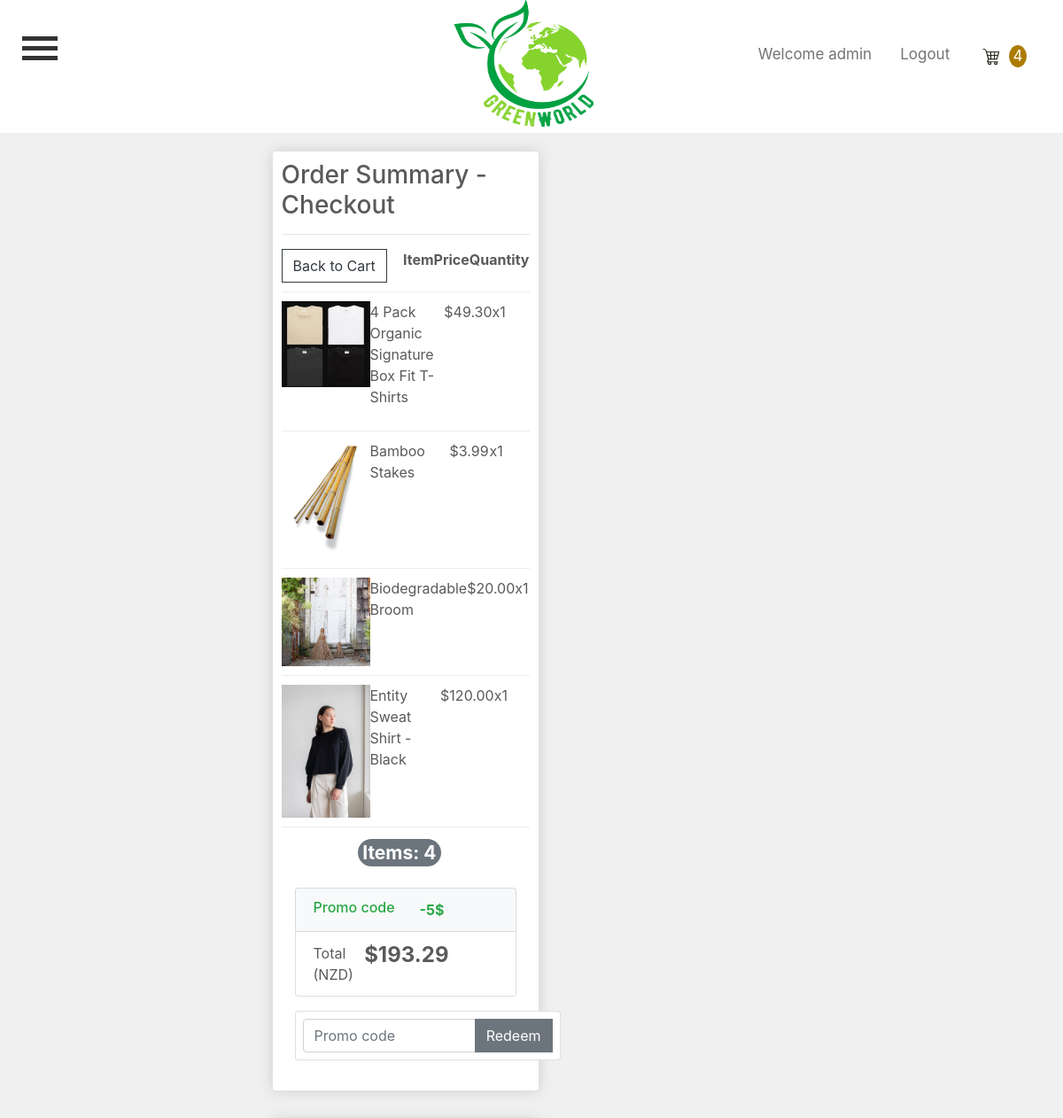
/checkout/ (signed in, upper part), run on an earlier commit of the app's database.
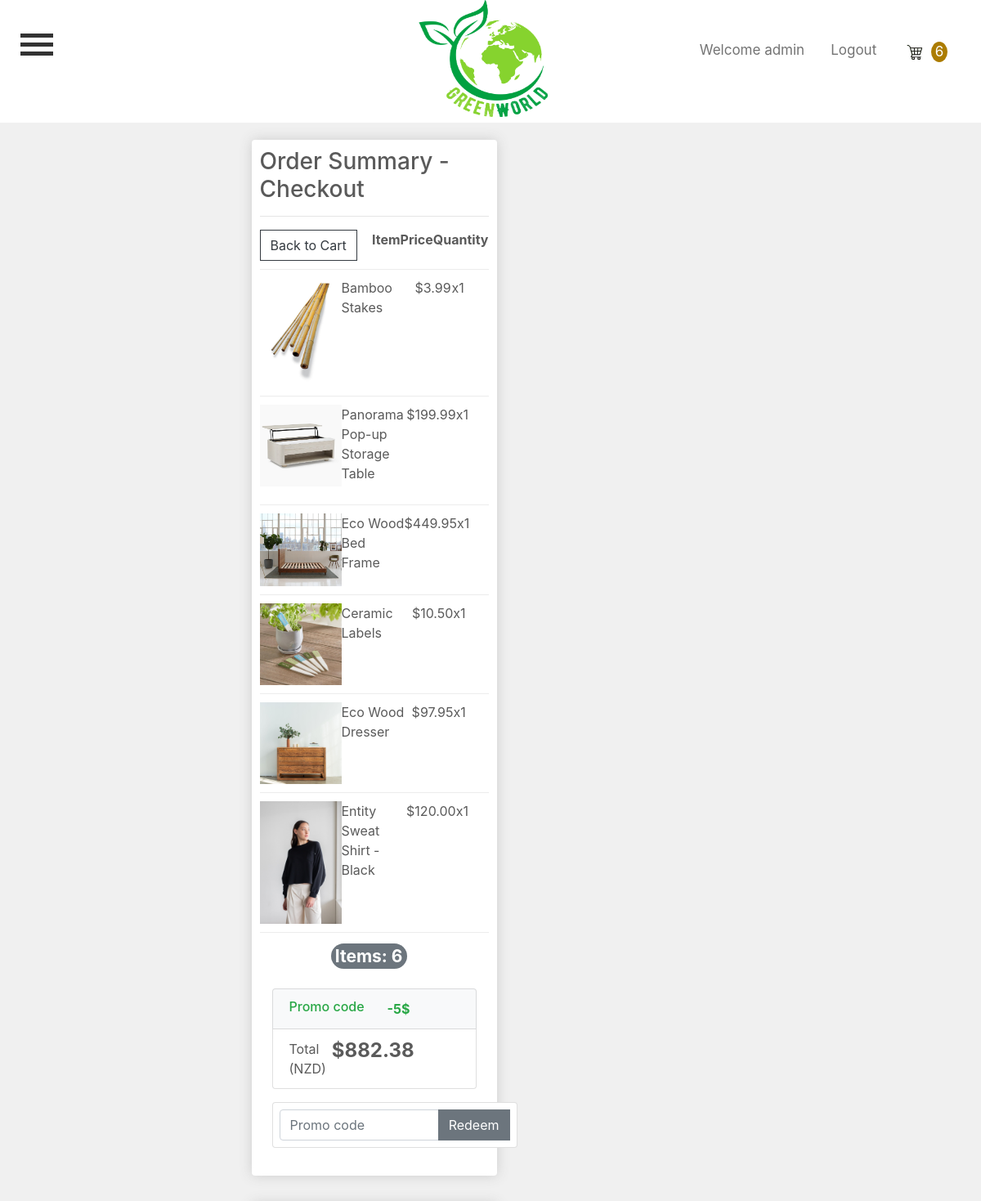
And on a later commit of the database.
### IT6041App/models.py (models this page shows, shortened)
class OrderItem(models.Model):
    product = models.ForeignKey(Products, on_delete=models.SET_NULL, null=True)
    order = models.ForeignKey(Order, on_delete=models.SET_NULL, null=True)
    quantity = models.IntegerField(default=0, null=True, blank=True)
    date_added = models.DateTimeField(auto_now_add=True)
    @property
    def get_total(self):
        total = float(self.product.price) * float(self.quantity)
        return total

class Products(models.Model):
    product_name = models.CharField(max_length=200)
    category = models.CharField(max_length=200, default='')
    description = models.CharField(max_length=200)
    price = models.DecimalField(max_digits=6, decimal_places=2)
    image = models.ImageField(null=True, blank=True)
    sku = models.CharField(max_length=20)
    stock_level = models.IntegerField()
    no_of_sales = models.IntegerField(default='0', null=True, blank=True)
    popular = models.BooleanField(default=False, null=True, blank=True)
    digital = models.BooleanField(default=False, null=True, blank=True)
    carousel_listing = models.BooleanField(default=False, null=True, blank=True)
    class Meta:
        verbose_name_plural = 'Products'
        ordering = ('product_name',)
    @property
    def imageURL(self):
        try:
            url = self.image.url
        except:
            url = ''
        return url

class Order(models.Model):
    customer = models.ForeignKey(Customer, on_delete=models.SET_NULL, null=True, blank=True)
    date_ordered = models.DateTimeField(auto_now_add=True)
    complete = models.BooleanField(default=False)
    transaction_id = models.CharField(max_length=100, null=True)
    coupon = models.ForeignKey('Coupon', on_delete=models.SET_NULL, blank=True, null=True)
    @property
    def get_cart_total(self):
        orderitems = self.orderitem_set.all()
        total = sum([item.get_total for item in orderitems])
        return total
    @property
    def get_cart_items(self):
        orderitems = self.orderitem_set.all()
        total = sum([item.quantity for item in orderitems])
        return total

### IT6041App/views.py (the view)
# urls.py: path('checkout/', views.checkout, name="checkout"),
def checkout(request):
    data = cartData(request)
    cartItems = data['cartItems']
    order = data['order']
    items = data['items']
    form = CheckoutForm()
    context = {'items': items,
               'order': order,
               'cartItems': cartItems,
               'form': form,
               'couponform': CouponForm()
               }
    return render(request, 'IT6041App/checkout.html', context)

### IT6041App/forms.py
class CheckoutForm(forms.Form):
    shipping_address = forms.CharField(required=False)
    shipping_address2 = forms.CharField(required=False)
    shipping_zip = forms.CharField(required=False)
    billing_address = forms.CharField(required=False)
    billing_address2 = forms.CharField(required=False)
    billing_zip = forms.CharField(required=False)
    same_billing_address = forms.BooleanField(required=False)
    set_default_shipping = forms.BooleanField(required=False)
    use_default_shipping = forms.BooleanField(required=False)
    set_default_billing = forms.BooleanField(required=False)
    use_default_billing = forms.BooleanField(required=False)
    payment_option = forms.ChoiceField(
        widget=forms.RadioSelect, choices=PAYMENT_CHOICES)

class CouponForm(forms.Form):
    code = forms.CharField(widget=forms.TextInput(attrs={
        'class': 'form-control',
        'placeholder': 'Promo code',
        'aria-label': 'Recipient\'s username',
        'aria-describedby': 'basic-addon2'
    }))

### IT6041App/templates/IT6041App/checkout.html (shortened to what this page needs)
{% extends "IT6041App/base.html" %}
{% load static %}
{% block content %}
<br><br><br><br>
	<div class="row justify-content-md-center">
		<div class="col-lg-6">
			<div class="box-element">
				<h3>Order Summary - Checkout</h3>
				<hr>
				<div class="cart-row">
					<a class="btn btn-outline-dark" href="{% url 'cart' %}">Back to Cart</a>
					<div style="flex:1"></div>
					<div style="flex:1" align="left"><strong>Item</strong></div>
					<div style="flex:1" align="center"><strong>Price</strong></div>
					<div style="flex:1" align="left"><strong>Quantity</strong></div>
				</div>
				{% for item in items %}
					<div class="cart-row">
						<div style="flex:2"><img class="row-image" src="{{ item.product.imageURL }}"></div>
						<div style="flex:2"><p>{{ item.product.product_name }}</p></div>
						<div style="flex:1"><p>${{ item.product.price|floatformat:2 }}</p></div>
						<div style="flex:1"><p>x{{ item.quantity }}</p></div>
					</div>
				{% endfor %}
					<div class="total-row" align="right">
						<h3><span class="badge badge-secondary badge-pill" style="margin-right: 50px; padding: 5px;">Items: {{ order.get_cart_items}}</span></h3>
					</div>
				{% include 'order_snippet.html' %}
			</div>
		</div>
	</div>
	<br>
     <div class="row justify-content-md-center">
	 </div>
    <br><br><br>
{% endblock content %}

### IT6041App/templates/IT6041App/base.html (shortened to what this page needs)
{% load static %}
<!doctype html>
<html lang="en">
  <head>
    <link rel="stylesheet" href="https://cdn.jsdelivr.net/npm/bootstrap@4.5.3/dist/css/bootstrap.min.css"
>
    <link rel="stylesheet" href="https://cdnjs.cloudflare.com/ajax/libs/font-awesome/4.7.0/css/font-awesome.min.css">
    <link rel="stylesheet" type="text/css" href="{% static 'IT6041App/main.css' %}">
  </head>
      <body>
        <header>
            <div class="fixed-top">
                <div class="topnav">
                  <div class="topnav-left">
                    <button class="burger-button nav-item nav-link" data-toggle="collapse" data-target="#menu-content" onclick="menuClick(this)" title="Menu">
                      <div class="bar1" ></div>
                      <div class="bar2"></div>
                      <div class="bar3"></div>
                    </button>
                  </div>
                  <div class="topnav-centered">
                      <a href="{% url 'index' %}" class="active" title="Home page">
                        <img src="/media/GreenWorldLogo.png" alt="GreenWorld Logo"  style="width: 175px; height:150px;">
                      </a>
                  </div>
                  {% if user.is_authenticated %}
                     <div class="topnav-right">
                         <a class="nav-item-username nav-link" href="#">Welcome {{ user.username }}</a>
                         <a class="nav-item-logout nav-link" href="{% url 'logout' %}">Logout</a>
                         <a class="nav-item-cart nav-link" href="{% url 'cart' %}">
                         <img id="cart-icon" src="{% static 'media/cart_white.jpg' %}">
                          <p id="cart-total">{{ cartItems }}</p>
                         </a>
                  {% endif%}
                </div>
            </div>
        </header>
      </body>
            {% block content %}{% endblock content %}
</html>

### IT6041App/templates/order_snippet.html (shortened to what this page needs)
{% extends "IT6041App/base.html" %}
{% load static %}
{% block content %}
<div class="col-md-12 mb-4">
    <ul class="list-group mb-3 z-depth-1">
        <li class="list-group-item d-flex justify-content-between bg-light">
            <div class="text-success">
            <h6 class="my-0">Promo code</h6>
            </div>
            <strong>
                <span class="text-success" style="margin-right: 60px;">-5${{ order.coupon.amount }}</span>
            </strong>
        </li>
        <li class="list-group-item d-flex justify-content-between">
            <span>Total (NZD)</span>
            <h4><strong style="margin-right: 55px;">${{ order.get_cart_total|floatformat:2 }}</strong></h4>
        </li>
    </ul>
    <form class="card p-2" action="{% url 'add_coupon' %}" method="POST">
        <div class="input-group">
            {{ couponform.code }}
            <div class="input-group-append">
                <button class="btn btn-secondary btn-md waves-effect m-0" type="submit">Redeem</button>
            </div>
        </div>
    </form>
</div>
{% endblock content %}

What changed in the data, as far as the page shows it:
removed OrderItem: product.imageURL (picture), product.product_name "4 Pack Organic Signature Box Fit T-Shirts", product.price "49.30", quantity "1"
removed OrderItem: product.imageURL (picture), product.product_name "Biodegradable Broom", product.price "20.00", quantity "1"
added OrderItem: product.imageURL (picture), product.product_name "Panorama Pop-up Storage Table", product.price "199.99", quantity "1"
added OrderItem: product.imageURL (picture), product.product_name "Eco Wood Bed Frame", product.price "449.95", quantity "1"
added OrderItem: product.imageURL (picture), product.product_name "Ceramic Labels", product.price "10.50", quantity "1"
added OrderItem: product.imageURL (picture), product.product_name "Eco Wood Dresser", product.price "97.95", quantity "1"
computed for Order: get_cart_items "4" → "6"; get_cart_total "193.29" → "882.38"
Also different on the page:
{{ cartItems }}: "4" → "6"
